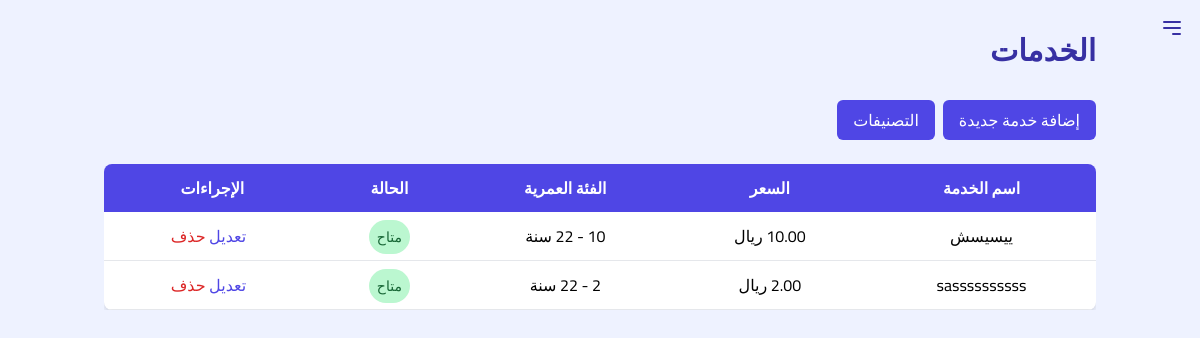
The page /club_dashboard/viewServices (signed in) on the database its author committed.
### students/models.py (models this page shows, shortened)
class ServicesModel(models.Model):
    club = models.ForeignKey(ClubsModel, on_delete=models.CASCADE)
    creator = models.ForeignKey(User, on_delete=models.SET_NULL, null=True)
    title = models.CharField(max_length=254, null=True)
    desc = models.TextField(null=True)
    subscription_days = models.IntegerField(default=30, null=True)
    age_from = models.IntegerField()
    age_to = models.IntegerField()
    price = models.DecimalField(max_digits = 6, decimal_places = 2)
    classification = models.ManyToManyField('ServicesClassificationModel', blank=True)
    is_enabled = models.BooleanField(default=True)
    creation_date = models.DateTimeField(null=True, verbose_name="تاريخ الانشاء")

### club_dashboard/views.py (the view)
# urls.py: path('viewServices', views.viewServices, name="viewServices"),
def viewServices(request):
    services = ServicesModel.objects.all()
    return render(request, 'club_dashboard/services/viewServices.html', {'services':services})

### messenger/templatetags/messenger_tags.py (called while the page is built)
@register.simple_tag
@stringfilter
def get_user_club(user_id):
    user = User.objects.get(id=user_id)
    club = getUserClub(user)
    return club

### messenger/views.py (called while the page is built)
def getUserClub(user):
    userprofile = user.userprofile
    if userprofile.account_type == '2':
        return userprofile.director_profile.club
    elif user.userprofile.account_type == '3':
        return userprofile.student_profile.club
    elif user.userprofile.account_type == '4':
        return userprofile.Coach_profile.club
    else:
        return None

### templates/club_dashboard/services/viewServices.html (shortened to what this page needs)
{% extends 'base_club_dashboard.html' %} {% block content %}
<div class="bg-indigo-50 min-h-screen xl:pr-[20%]">
  <section class="container mx-auto px-4 pt-8">
    <h1 class="text-3xl font-bold text-indigo-800 mb-8">الخدمات</h1>
    <div class="mb-6 flex gap-2">
      <a
        href="{% url 'addServices' %}"
        class="px-4 py-2 bg-indigo-600 text-white rounded-md hover:bg-indigo-700"
      >
        إضافة خدمة جديدة
      </a>
      <a
        href="{% url 'viewServicesClassification' %}"
        class="px-4 py-2 bg-indigo-600 text-white rounded-md hover:bg-indigo-700"
      >
        التصنيفات
      </a>
    </div>
    <div class="overflow-x-auto">
      <table class="w-full bg-white shadow-md rounded-lg overflow-hidden">
        <thead class="bg-indigo-600 text-white">
          <tr>
            <th class="px-4 py-3 text-center">اسم الخدمة</th>
            <th class="px-4 py-3 text-center">السعر</th>
            <th class="px-4 py-3 text-center">الفئة العمرية</th>
            <th class="px-4 py-3 text-center">الحالة</th>
            <th class="px-4 py-3 text-center">الإجراءات</th>
          </tr>
        </thead>
        <tbody>
          {% for service in services %}
          <tr class="border-b hover:bg-indigo-50 text-center">
            <td class="px-4 py-3">{{ service.title }}</td>
            <td class="px-4 py-3">{{ service.price }} ريال</td>
            <td class="px-4 py-3">
              {{ service.age_from }} - {{ service.age_to }} سنة
            </td>
            <td class="px-4 py-3">
              {% if service.is_enabled %}
              <span
                class="px-2 py-1 bg-green-200 text-green-800 rounded-full text-sm"
                >متاح</span
              >
              {% else %}
              <span
                class="px-2 py-1 bg-red-200 text-red-800 rounded-full text-sm"
                >غير متاح</span
              >
              {% endif %}
            </td>
            <td class="px-4 py-3">
              <a
                href="{% url 'editServices' service.id %}"
                class="text-indigo-600 hover:text-indigo-800 mr-2"
                >تعديل</a
              >
              <a
                href="{% url 'DeleteServices' service.id %}"
                class="text-red-600 hover:text-red-800 delete-service"
                data-id="{{ service.id }}"
                >حذف</a
              >
            </td>
          </tr>
          {% empty %}
          <tr>
            <td colspan="5" class="px-4 py-3 text-center">
              لا توجد خدمات متاحة حالياً
            </td>
          </tr>
          {% endfor %}
        </tbody>
      </table>
    </div>
  </section>
</div>
{% endblock %}

### templates/base_club_dashboard.html (style rules this page uses)
body { font-family: "Cairo", sans-serif; }

### rows shown on the page
ServicesModel: title "ييسيسش", is_enabled "متاح"
ServicesModel: title "sassssssssss", is_enabled "متاح"
